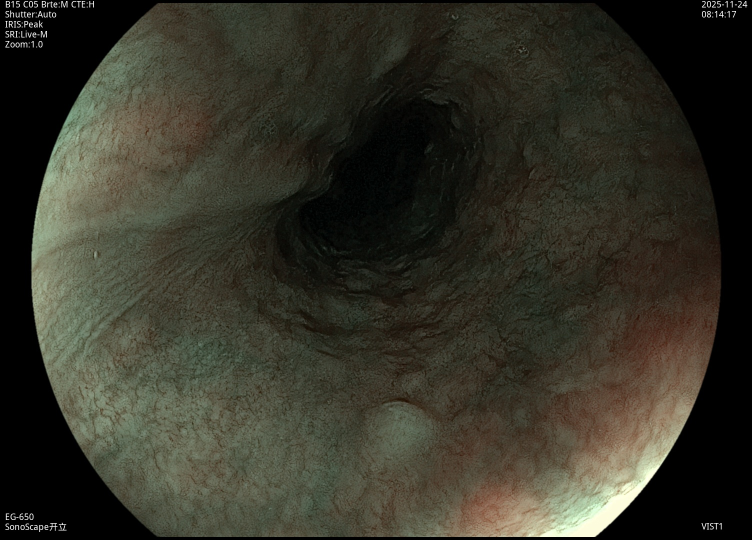
#> input picture data/calibration/bad/202511241219G008.jpg, 1504 x 1080 px (shown at 1/2 size); its folder holds only this picture in this run
$ python -i patch_scorer.py   (imports and definitions only)   (older library calls are emulated)
#> lines starting #> are read from the running program, lines starting #| are printed output that depends on the picture; after the words box and inside, x2 and y2 are one past the last pixel; in counts of white or black regions, pixels touching at a corner belong together
### scorer.py
import cv2
import numpy as np


def compute_fov_mask(image, threshold=10):
    """
    Compute endoscopic field-of-view mask.
    Exclude outer black background.

    Returns:
        fov_mask: boolean mask of valid image region
    """
    gray = cv2.cvtColor(image, cv2.COLOR_BGR2GRAY)

    # Basic threshold to separate valid region from black border
    mask = gray > threshold

    # Morphological cleanup
    mask_uint8 = mask.astype(np.uint8) * 255
    kernel = np.ones((7, 7), np.uint8)
    mask_uint8 = cv2.morphologyEx(mask_uint8, cv2.MORPH_CLOSE, kernel)
    mask_uint8 = cv2.morphologyEx(mask_uint8, cv2.MORPH_OPEN, kernel)

    # Keep largest connected component
    num_labels, labels, stats, _ = cv2.connectedComponentsWithStats(mask_uint8, connectivity=8)

    if num_labels <= 1:
        return mask

    largest_label = 1 + np.argmax(stats[1:, cv2.CC_STAT_AREA])
    fov_mask = labels == largest_label

    return fov_mask


# [109 lines left out: functions compute_blur_value, normalize_blur_score, compute_exposure_score, compute_dark_visibility_score, not called in this run]

### patch_scorer.py
import cv2
import numpy as np
from scorer import compute_fov_mask


def find_dark_regions(image, fov_mask, threshold=70, min_area=300):
    gray = cv2.cvtColor(image, cv2.COLOR_BGR2GRAY)

    masked = gray.copy()
    masked[fov_mask == 0] = 255

    _, binary = cv2.threshold(masked, threshold, 255, cv2.THRESH_BINARY_INV)

    kernel = np.ones((5, 5), np.uint8)
    binary = cv2.morphologyEx(binary, cv2.MORPH_OPEN, kernel)

    num_labels, labels, stats, _ = cv2.connectedComponentsWithStats(binary)

    regions = []
    for i in range(1, num_labels):
        area = stats[i, cv2.CC_STAT_AREA]
        if area < min_area:
            continue
        mask = (labels == i).astype(np.uint8)
        regions.append(mask)

    return regions


def compute_patch_score(patch):
    gray = cv2.cvtColor(patch, cv2.COLOR_BGR2GRAY).astype(np.float32)

    mean = gray.mean()
    std = gray.std()

    darkness = np.clip((80 - mean) / 80, 0, 1)
    detail = np.clip(std / 40, 0, 1)

    score = darkness * (1 - detail)
    return float(score)


def extract_patches_from_regions(image, regions, patch_size=64, sample_step=16):
    """
    Sample candidate patches from dark regions using a coarse grid.
    This avoids exploding patch count.
    """
    h, w, _ = image.shape
    patches = []

    for region in regions:
        ys, xs = np.where(region > 0)

        if len(xs) == 0:
            continue

        # bounding box of this region
        x_min, x_max = xs.min(), xs.max()
        y_min, y_max = ys.min(), ys.max()

        # grid sampling instead of every pixel
        for y in range(y_min, y_max + 1, sample_step):
            for x in range(x_min, x_max + 1, sample_step):
                if region[y, x] == 0:
                    continue

                y0 = max(0, y - patch_size // 2)
                x0 = max(0, x - patch_size // 2)

                if y0 + patch_size > h or x0 + patch_size > w:
                    continue

                patch = image[y0:y0 + patch_size, x0:x0 + patch_size]
                score = compute_patch_score(patch)

                patches.append((score, x0, y0))

    return patches


def nms_patches(patches, patch_size=64, iou_thresh=0.3):
    if not patches:
        return []

    boxes = []
    scores = []

    for score, x, y in patches:
        boxes.append([x, y, x + patch_size, y + patch_size])
        scores.append(score)

    boxes = np.array(boxes, dtype=np.float32)
    scores = np.array(scores, dtype=np.float32)

    indices = scores.argsort()[::-1]
    keep = []

    while len(indices) > 0:
        i = indices[0]
        keep.append(i)

        x1, y1, x2, y2 = boxes[i]
        rest = indices[1:]
        new_rest = []

        for j in rest:
            xx1 = max(x1, boxes[j][0])
            yy1 = max(y1, boxes[j][1])
            xx2 = min(x2, boxes[j][2])
            yy2 = min(y2, boxes[j][3])

            inter = max(0, xx2 - xx1) * max(0, yy2 - yy1)

            area1 = (x2 - x1) * (y2 - y1)
            area2 = (boxes[j][2] - boxes[j][0]) * (boxes[j][3] - boxes[j][1])

            iou = inter / (area1 + area2 - inter + 1e-6)

            if iou < iou_thresh:
                new_rest.append(j)

        indices = np.array(new_rest, dtype=np.int32)

    return [patches[i] for i in keep]


def get_worst_patches(image, max_patches=20):
    fov_mask = compute_fov_mask(image)

    regions = find_dark_regions(image, fov_mask)

    if len(regions) == 0:
        return []

    patches = extract_patches_from_regions(
        image,
        regions,
        patch_size=64,
        sample_step=16
    )

    patches = sorted(patches, key=lambda x: x[0], reverse=True)

    patches = nms_patches(patches, patch_size=64, iou_thresh=0.3)

    return patches[:max_patches]


def compute_patch_based_score(image, max_patches=20):
    """
    Compatibility helper for batch calibration scripts.
    Returns:
      final_score: 0..1 where higher means better visibility in selected patches
      worst_patches: selected patch tuples (badness_score, x, y)
    """
    worst_patches = get_worst_patches(image, max_patches=max_patches)
    if not worst_patches:
        return 1.0, []

    mean_badness = float(np.mean([p[0] for p in worst_patches]))
    final_score = float(np.clip(1.0 - mean_badness, 0.0, 1.0))
    return final_score, worst_patches

>>> import cv2
>>> picture = cv2.imread('data/calibration/bad/202511241219G008.jpg')
#> picture is the input picture: shape (1080, 1504, 3); mean B, G, R 40.4, 51.7, 52.8
>>> result = get_worst_patches(picture)
#> in compute_fov_mask, `mask = gray > threshold`:
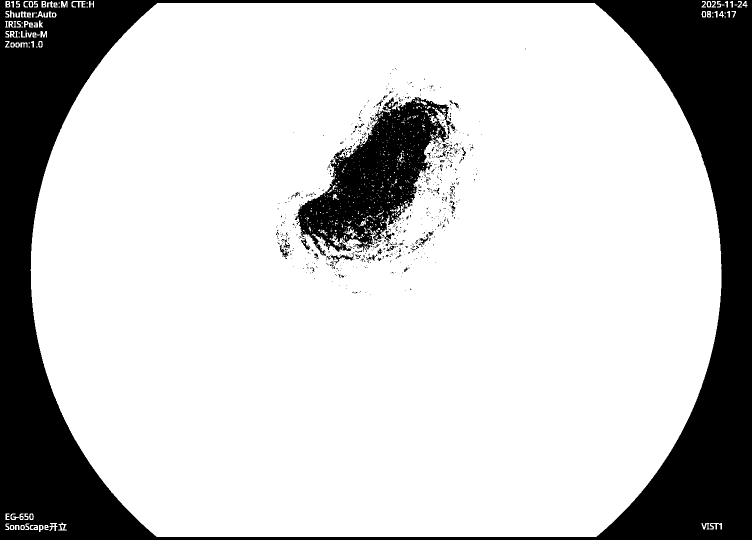
#> mask: shape (1080, 1504) bool (shown at 1/2 size); 78.1% white; 754 black regions (694 under 20 px), largest, box (x1, y1, x2, y2) and area: (0, 0, 1504, 1080) 307069, (590, 194, 903, 512) 43272, (658, 510, 708, 527) 249
#> in compute_fov_mask, `mask_uint8 = cv2.morphologyEx(mask_uint8, cv2.MORPH_CLOSE, kernel)`: mask_uint8: shape (1080, 1504); 79.3% white; 24 black regions, largest, box (x1, y1, x2, y2) and area: (0, 0, 1504, 1080) 302616, (597, 205, 875, 485) 32223, (743, 437, 761, 461) 277
#> in compute_fov_mask, `mask_uint8 = cv2.morphologyEx(mask_uint8, cv2.MORPH_OPEN, kernel)`: mask_uint8: shape (1080, 1504); 79.1% white; 6 black regions, box (x1, y1, x2, y2) and area: (0, 0, 1504, 1080) 303627, (597, 204, 890, 491) 36159, (92, 0, 122, 5) 150, (877, 261, 884, 268) 49, (629, 480, 636, 487) 49, (171, 0, 178, 5) 35
#> in compute_fov_mask, `num_labels, labels, stats, _ = cv2.connectedComponentsWithStats(mask_u..`:
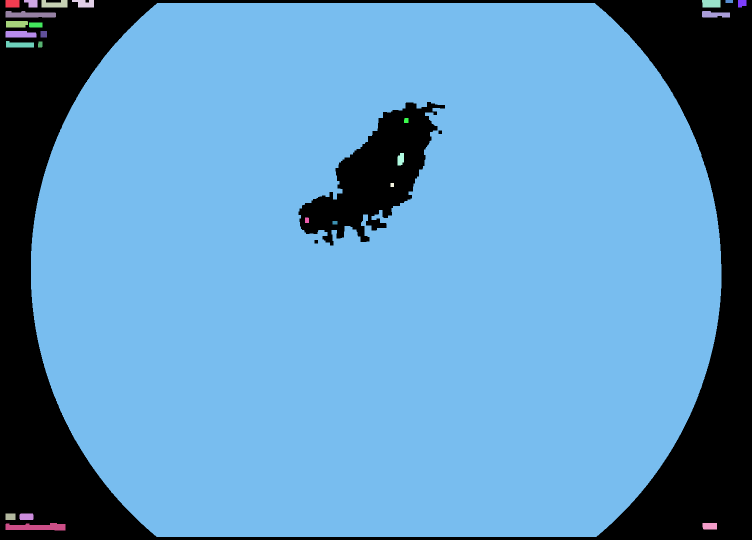
#> labels: shape (1080, 1504) int32 (shown at 1/2 size); 26 distinct labels, from 0 to 25; one colour per label, 0 black
#> in compute_fov_mask, `num_labels, labels, stats, _ = cv2.connectedComponentsWithStats(mask_u..`: num_labels = 26; stats = 26 rows, first 6: [0, 0, 1504, 1080, 340069], [11, 0, 28, 15, 420], [48, 0, 27, 15, 315], [83, 0, 52, 15, 630], [144, 0, 44, 15, 493], [1404, 0, 37, 15, 545]
#> in compute_fov_mask, `largest_label = 1 + np.argmax(stats[1:, cv2.CC_STAT_AREA])`: largest_label = 8
#> in compute_fov_mask, `fov_mask = labels == largest_label`: fov_mask: shape (1080, 1504) bool; 78.5% white; 4 black regions, box (x1, y1, x2, y2) and area: (0, 0, 1504, 1080) 312937, (597, 204, 890, 491) 36736, (877, 261, 884, 268) 49, (629, 480, 636, 487) 49
#> in find_dark_regions, `_, binary = cv2.threshold(masked, threshold, 255, cv2.THRESH_BINARY_INV)`: binary: shape (1080, 1504); 50.4% white; 2249 black regions (2084 under 20 px), largest, box (x1, y1, x2, y2) and area: (0, 0, 1504, 1080) 750754, (597, 204, 890, 491) 36736, (633, 810, 685, 859) 645
#> in find_dark_regions, `binary = cv2.morphologyEx(binary, cv2.MORPH_OPEN, kernel)`: binary: shape (1080, 1504); 46.1% white; 149 white regions, largest, box (x1, y1, x2, y2) and area: (298, 6, 1443, 937) 739301, (441, 664, 467, 707) 517, (269, 1026, 304, 1062) 460
#> in find_dark_regions, `num_labels, labels, stats, _ = cv2.connectedComponentsWithStats(binary)`:
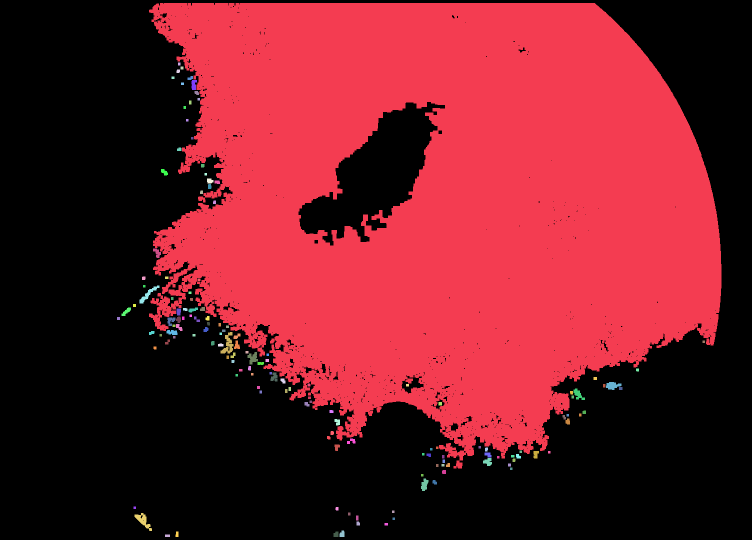
#> labels: shape (1080, 1504) int32 (shown at 1/2 size); 150 distinct labels, from 0 to 149; one colour per label, 0 black
#> in find_dark_regions, `num_labels, labels, stats, _ = cv2.connectedComponentsWithStats(binary)`: num_labels = 150; stats = 150 rows, first 6: [0, 0, 1504, 1080, 874843], [298, 6, 1145, 931, 739301], [356, 125, 5, 6, 30], [361, 133, 6, 6, 36], [353, 139, 7, 7, 45], [343, 153, 6, 5, 30]
#> the loop in find_dark_regions, `for i in range(1, num_labels):` made 149 passes
#> area on passes 1 to 12: 739301, 30, 36, 45, 30, 64, 175, 30, 59, 25, 40, 30
#> pass 1, in find_dark_regions, `mask = (labels == i).astype(np.uint8)`:
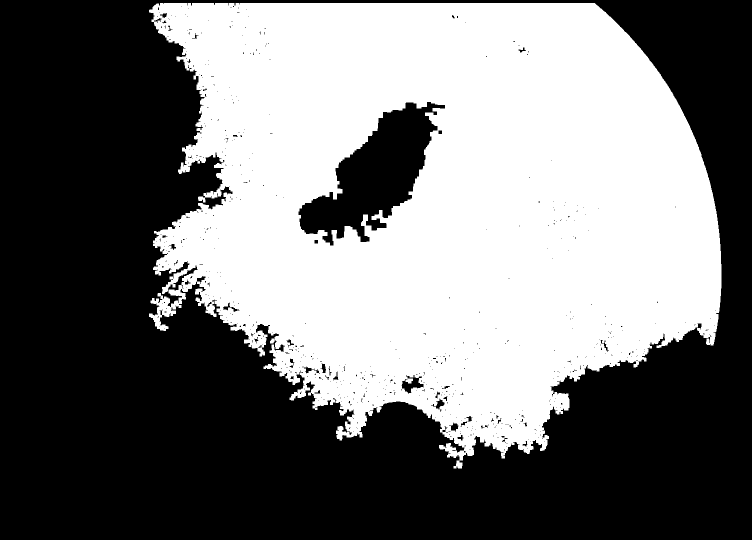
#> mask: shape (1080, 1504) (shown at 1/2 size); values 0 (black) and 1 (white), 45.5% white; 1 white region, box (x1, y1, x2, y2) and area: (298, 6, 1443, 937) 739301
#> after the loop in find_dark_regions, `for i in range(1, num_labels):`: regions = 6 items
#> the loop in extract_patches_from_regions, `for region in regions:` made 6 passes
#> (x_min, x_max, y_min, y_max) on pass 1: (298, 1442, 6, 936)
#> pass 1, in compute_patch_score (call 3), `gray = cv2.cvtColor(patch, cv2.COLOR_BGR2GRAY).astype(np.float32)`:
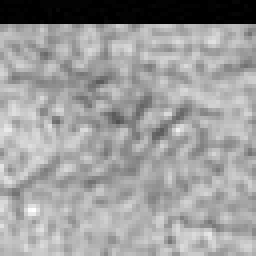
#> gray: shape (64, 64) float32 (shown 4 times larger); min 0, max 83, mean 51; drawn with min black and max white
#> pass 1, in compute_patch_score (call 4), `gray = cv2.cvtColor(patch, cv2.COLOR_BGR2GRAY).astype(np.float32)`:
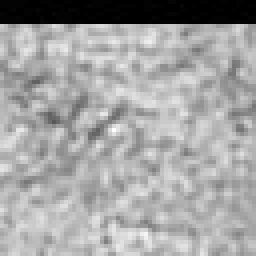
#> gray: shape (64, 64) float32 (shown 4 times larger); min 0, max 78, mean 50; drawn with min black and max white
#> after the loop in extract_patches_from_regions, `for region in regions:`:
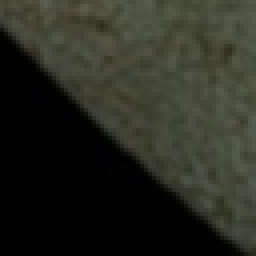
#> patch: shape (64, 64, 3) (shown 4 times larger); mean B, G, R 33.4, 42.1, 40.4
#> the loop in nms_patches, `for score, x, y in patches:` made 2920 passes
#> (score, x, y) on passes 1 to 3: (0.838, 698, 406), (0.835, 730, 390), (0.832, 714, 406)

$ run again, on data/calibration/bad/202511241219G015.jpg
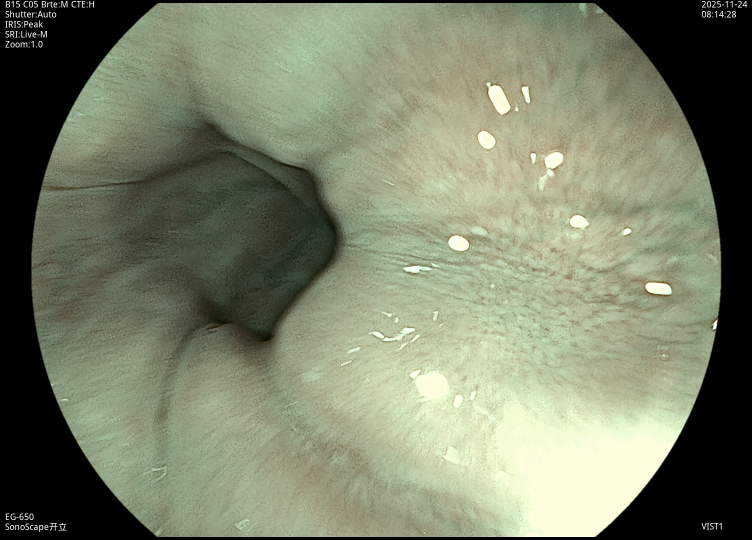
#> input picture data/calibration/bad/202511241219G015.jpg, 1504 x 1080 px (shown at 1/2 size)
#> picture is the input picture: shape (1080, 1504, 3); mean B, G, R 106.3, 129.4, 122.6
#> in compute_fov_mask, `num_labels, labels, stats, _ = cv2.connectedComponentsWithStats(mask_u..`: num_labels = 21; stats = 21 rows, first 6: [0, 0, 1504, 1080, 302643], [11, 0, 28, 15, 420], [48, 0, 27, 15, 315], [83, 0, 52, 15, 630], [144, 0, 44, 15, 493], [1404, 0, 37, 15, 545]
#> largest_label = 8
#> fov_mask: shape (1080, 1504) bool; 80.8% white; 1 black region, box (x1, y1, x2, y2) and area: (0, 0, 1504, 1080) 311939
#> masked: shape (1080, 1504); min 3, max 255, mean 173.2
#> in find_dark_regions, `num_labels, labels, stats, _ = cv2.connectedComponentsWithStats(binary)`:
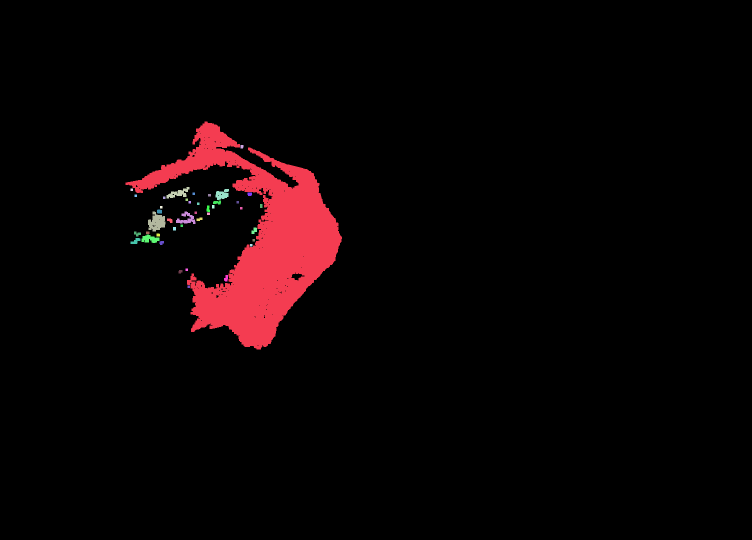
#> labels: shape (1080, 1504) int32 (shown at 1/2 size); 43 distinct labels, from 0 to 42; one colour per label, 0 black
#> in find_dark_regions, `num_labels, labels, stats, _ = cv2.connectedComponentsWithStats(binary)`: num_labels = 43; stats = 43 rows, first 6: [0, 0, 1504, 1080, 1553488], [251, 243, 433, 456, 66579], [481, 290, 6, 7, 40], [333, 374, 46, 23, 464], [261, 377, 5, 5, 25], [431, 378, 27, 22, 396]
#> the loop in find_dark_regions, `for i in range(1, num_labels):` made 42 passes
#> area on passes 1 to 8: 66579, 40, 464, 25, 396, 25, 59, 25
#> after the loop in find_dark_regions, `for i in range(1, num_labels):`: regions = 6 items
#> the loop in extract_patches_from_regions, `for region in regions:` made 6 passes
#> (x_min, x_max, y_min, y_max) on pass 1: (251, 683, 243, 698)
#> after the loop in extract_patches_from_regions, `for region in regions:`:
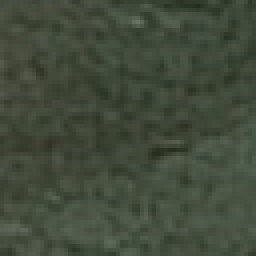
#> patch: shape (64, 64, 3) (shown 4 times larger); mean B, G, R 59.1, 74.9, 66
#> the loop in nms_patches, `for score, x, y in patches:` made 271 passes
#> (score, x, y) on passes 1 to 3: (0.375, 587, 403), (0.373, 571, 403), (0.368, 571, 387)
#> the loop in nms_patches, `while len(indices) > 0:` made 54 passes

$ run again, on data/calibration/bad/202511241219G017.jpg
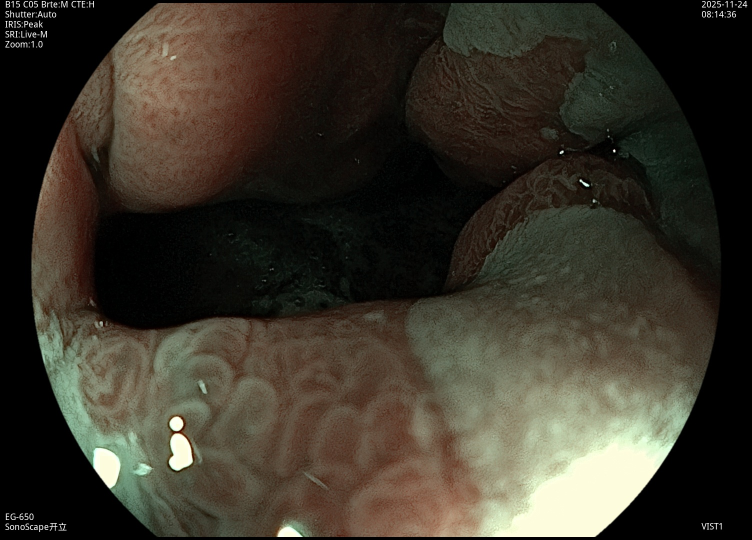
#> input picture data/calibration/bad/202511241219G017.jpg, 1504 x 1080 px (shown at 1/2 size)
#> picture is the input picture: shape (1080, 1504, 3); mean B, G, R 42.7, 53.8, 58.9
#> in compute_fov_mask, `num_labels, labels, stats, _ = cv2.connectedComponentsWithStats(mask_u..`: num_labels = 39; stats = 39 rows, first 6: [0, 0, 1504, 1080, 437655], [11, 0, 28, 15, 420], [48, 0, 27, 15, 315], [83, 0, 52, 15, 630], [144, 0, 44, 15, 493], [1404, 0, 37, 15, 545]
#> largest_label = 8
#> fov_mask: shape (1080, 1504) bool; 72.3% white; 18 black regions, largest, box (x1, y1, x2, y2) and area: (0, 0, 1504, 1080) 313116, (186, 229, 1032, 659) 133111, (1182, 273, 1233, 320) 1399
#> in find_dark_regions, `num_labels, labels, stats, _ = cv2.connectedComponentsWithStats(binary)`:
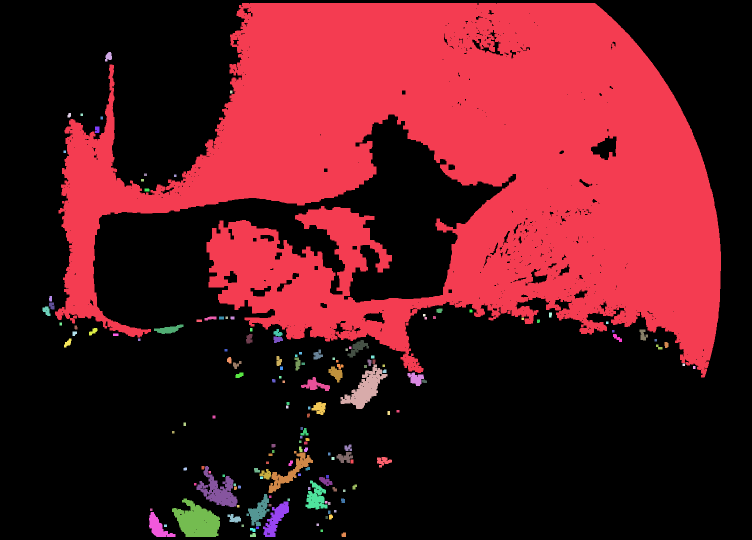
#> labels: shape (1080, 1504) int32 (shown at 1/2 size); 157 distinct labels, from 0 to 156; one colour per label, 0 black
#> in find_dark_regions, `num_labels, labels, stats, _ = cv2.connectedComponentsWithStats(binary)`: num_labels = 157; stats = 157 rows, first 6: [0, 0, 1504, 1080, 1031559], [110, 6, 1332, 749, 561465], [210, 104, 14, 19, 184], [460, 181, 5, 6, 30], [135, 226, 7, 9, 53], [161, 227, 5, 5, 25]
#> the loop in find_dark_regions, `for i in range(1, num_labels):` made 156 passes
#> area on passes 1 to 3: 561465, 184, 30
#> after the loop in find_dark_regions, `for i in range(1, num_labels):`: regions = 17 items
#> the loop in extract_patches_from_regions, `for region in regions:` made 17 passes
#> (x_min, x_max, y_min, y_max) on pass 1: (110, 1441, 6, 754)
#> after the loop in extract_patches_from_regions, `for region in regions:`:
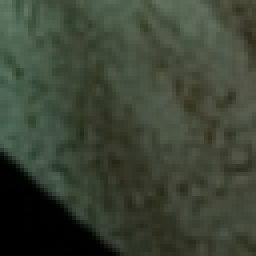
#> patch: shape (64, 64, 3) (shown 4 times larger); mean B, G, R 53.1, 67.5, 59.4
#> the loop in nms_patches, `for score, x, y in patches:` made 2295 passes
#> (score, x, y) on passes 1 to 3: (0.843, 398, 534), (0.843, 846, 422), (0.843, 846, 406)
